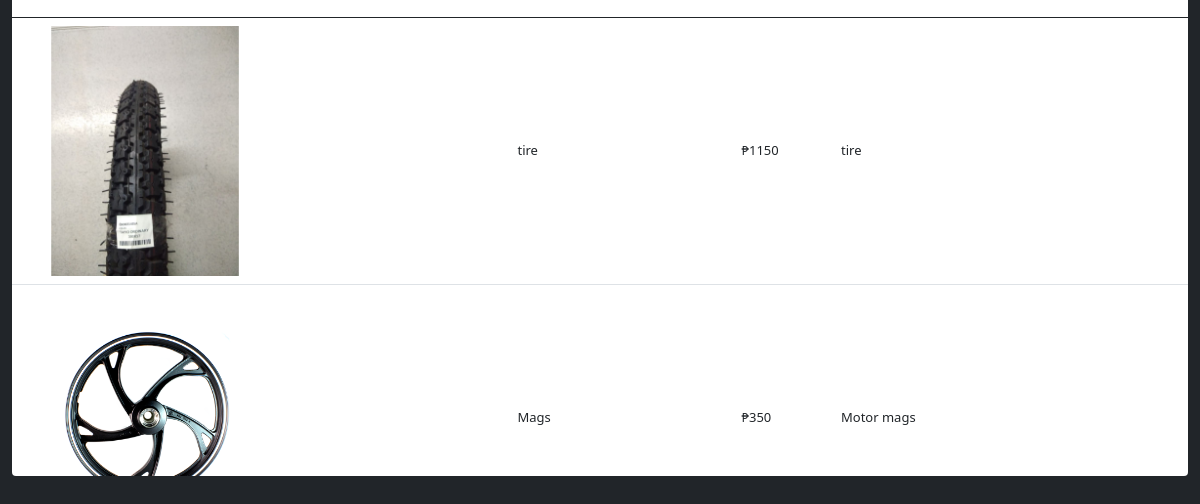
The page /view.php on the database its author committed.
### tables this page shows
CREATE TABLE `rpos_products` (
  `prod_id` varchar(200) NOT NULL,
  `prod_code` varchar(200) NOT NULL,
  `prod_name` varchar(200) NOT NULL,
  `prod_quantity` varchar(200) NOT NULL DEFAULT '1',
  `prod_img` varchar(200) NOT NULL,
  `prod_desc` longtext NOT NULL,
  `prod_origpr` varchar(200) NOT NULL,
  `prod_revenue` varchar(200) NOT NULL,
  `prod_price` varchar(200) NOT NULL,
  `created_at` timestamp(6) NOT NULL DEFAULT current_timestamp(6) ON UPDATE current_timestamp(6)
);

### view.php (the view, shortened to what this page needs)
<?php
require_once('pos/admin/partials/_head.php');
$conn = mysqli_connect("localhost", "root", "", "126motorparts")
?>
<!DOCTYPE html>
<html lang="en">
<head>
  <link rel="stylesheet" href="https://cdnjs.cloudflare.com/ajax/libs/font-awesome/4.7.0/css/font-awesome.min.css">
  <link rel="stylesheet" href="https://cdn.jsdelivr.net/npm/bootstrap@5.0.2/dist/css/bootstrap.min.css">
</head>
<body class="bg-dark">
  <div class="container-fluid mt--8">
    <div class="table-responsive bg-white rounded" style="overflow: auto; height: 550px">
      <table class="table align-items-center table-flush">
        <thead>
          <tr>
            <th scope="col">Image</th>
            <th scope="col">Product Name</th>
            <th scope="col">Price</th>
            <th scope="col">Description</th>
          </tr>
        </thead>
        <tbody id="showdata">
          <?php
          $sql = "SELECT * FROM rpos_products";
          $query = mysqli_query($conn, $sql);
          while ($prod = mysqli_fetch_assoc($query)) {
          ?>
            <tr>
              <td>
                <img src="pos/admin/assets/img/products/<?= $prod['prod_img']; ?>" style='height: 250px; width: 250px'>
              </td>
              <td><?= $prod['prod_name']; ?></td>
              <td>₱<?= $prod['prod_price']; ?></td>
              <td><?= $prod['prod_desc']; ?></td>
            </tr>
          <?php
          }
          ?>
        </tbody>
      </table>
    </div>
  </div>
</body>
</html>

### rows shown on the page
rpos_products: prod_img (picture), prod_name "tire", prod_price "1150", prod_desc "tire"
rpos_products: prod_img (picture), prod_name "Mags", prod_price "350", prod_desc "Motor mags"
